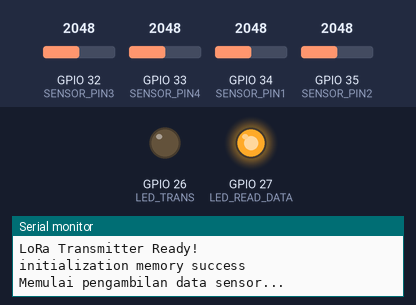
This program was run on a simulated ESP32. Parts: output pins drawn as LEDs (lit = HIGH), the last lines printed to the serial monitor. The test bench sets the inputs (shaded band); at power-on: GPIO 32 (SENSOR_PIN3) = 2048, GPIO 33 (SENSOR_PIN4) = 2048, GPIO 34 (SENSOR_PIN1) = 2048, GPIO 35 (SENSOR_PIN2) = 2048. Storage starts empty; no radio packets arrive unless stated.

Above: at 1.0 s.
At 60.18 s:
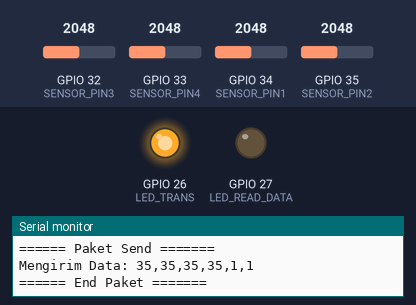
At 77.7 s:
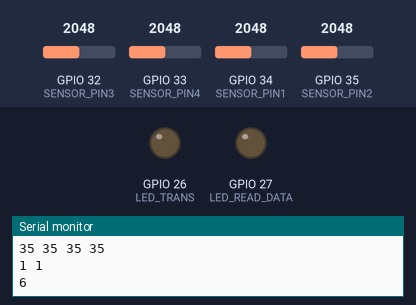
Timing chart, 0 to 78.3 s (numbered marks = the images above):
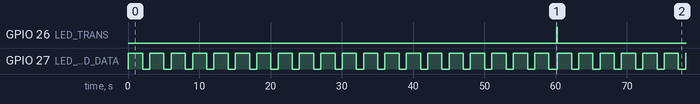

The program:

main.cpp
```cpp
#include "config.h"

// variabel millis
const int timeSound = 2000;
const int sampleTimesound = 60000;
unsigned int sample1, sample2, sample3, sample4;

// sd card
File dataFile;

// set SPI
SPIClass sdSPI(VSPI);
SPIClass loraSPI(HSPI);

// lora
const long BAND = 433E6;     // frekuensi operasi LoRa
const int TX_POWER = 17;     // daya output LoRa
const long BAUD_RATE = 9600; // kecepatan data LoRa
const int BW = 125E3;        // bandwidth LoRa

void database(int dbmax1, int dbmax2, int dbmax3, int dbmax4, int status, int arah);

void setup()
{
    // NodeMCU Utility
    Serial.begin(9600);

    WiFi.disconnect(true);       // Mematikan WiFi
    esp_bt_controller_disable(); // Mematikan Bluetooth

    pinMode(LED_TRANS, OUTPUT);
    pinMode(LED_READ_DATA, OUTPUT);

    // Lora
    while (!Serial)
        ;
    Serial.println("LoRa Sender");
    LoRa.setPins(SS, RST, DIO0);
    loraSPI.begin(LSCK, LMISO, LMOSI, SS);
    LoRa.setSPI(loraSPI);
    while (!LoRa.begin(BAND))
    {
        Serial.println(".");
        delay(500);
    }
    LoRa.setTxPower(TX_POWER);
    LoRa.setSpreadingFactor(12);
    LoRa.setSignalBandwidth(BW);
    LoRa.setCodingRate4(5);
    LoRa.enableCrc();
    Serial.println("LoRa Transmitter Ready!");

    // sd card
    sdSPI.begin(SCK, MISO, MOSI, CHIP);
    if (!SD.begin(CHIP, sdSPI))
    {
        Serial.println("initialization memory failed. Things to check:");
        while (1)
            ;
    }
    else
    {
        Serial.println("initialization memory success");
    }

    dataFile = SD.open("/data.json", FILE_WRITE);
    if (!dataFile)
    {
        Serial.println("Gagal membuka file data.json");
        return;
    }

    Serial.println("Memulai pengambilan data sensor...");
}

void loop()
{
    unsigned long startMillis = millis(); // Start of sample window

    unsigned int freq = 0;
    unsigned long db1, db2, db3, db4, status, i, sum1, sum2, sum3, sum4, arah;

    i = sum1 = sum2 = sum3 = sum4 = arah = 0;

    while (millis() - startMillis < sampleTimesound)
    {
        unsigned long startMillis2 = millis(); // Start of sample window

        unsigned int signalMax1 = 0;    // minimum value
        unsigned int signalMin1 = 4095; // maximum value
        unsigned int signalMax2 = 0;    // minimum value
        unsigned int signalMin2 = 4095; // maximum value
        unsigned int signalMax3 = 0;    // minimum value
        unsigned int signalMin3 = 4095; // maximum value
        unsigned int signalMax4 = 0;    // minimum value
        unsigned int signalMin4 = 4095; // maximum value

        // peak-to-peak level
        float peakToPeak1 = 0;
        float peakToPeak2 = 0;
        float peakToPeak3 = 0;
        float peakToPeak4 = 0;

        // collect data for 50 mS
        while (millis() - startMillis2 < timeSound)
        {
            digitalWrite(LED_READ_DATA, HIGH);
            sample1 = analogRead(SENSOR_PIN1); // get reading from microphone
            if (sample1 < 4095)                // toss out spurious readings
            {
                if (sample1 > signalMax1)
                {
                    signalMax1 = sample1; // save just the max levels
                }
                else if (sample1 < signalMin1)
                {
                    signalMin1 = sample1; // save just the min levels
                }
            }
            sample2 = analogRead(SENSOR_PIN2); // get reading from microphone
            if (sample2 < 4095)                // toss out spurious readings
            {
                if (sample2 > signalMax2)
                {
                    signalMax2 = sample2; // save just the max levels
                }
                else if (sample2 < signalMin2)
                {
                    signalMin2 = sample2; // save just the min levels
                }
            }
            sample3 = analogRead(SENSOR_PIN3); // get reading from microphone
            if (sample3 < 4095)                // toss out spurious readings
            {
                if (sample3 > signalMax3)
                {
                    signalMax3 = sample3; // save just the max levels
                }
                else if (sample3 < signalMin3)
                {
                    signalMin3 = sample3; // save just the min levels
                }
            }
            sample4 = analogRead(SENSOR_PIN4); // get reading from microphone
            if (sample4 < 4095)                // toss out spurious readings
            {
                if (sample4 > signalMax4)
                {
                    signalMax4 = sample4; // save just the max levels
                }
                else if (sample4 < signalMin4)
                {
                    signalMin4 = sample4; // save just the min levels
                }
            }
        }

        int mindb = 35;
        int maxdb = 110;

        peakToPeak1 = signalMax1 - signalMin1;         // max - min = peak-peak amplitude
        db1 = map(peakToPeak1, 0, 4095, mindb, maxdb); // calibrate for deciBels

        peakToPeak2 = signalMax2 - signalMin2;         // max - min = peak-peak amplitude
        db2 = map(peakToPeak2, 0, 4095, mindb, maxdb); // calibrate for deciBels

        peakToPeak3 = signalMax3 - signalMin3;         // max - min = peak-peak amplitude
        db3 = map(peakToPeak3, 0, 4095, mindb, maxdb); // calibrate for deciBels

        peakToPeak4 = signalMax4 - signalMin4;         // max - min = peak-peak amplitude
        db4 = map(peakToPeak4, 0, 4095, mindb, maxdb); // calibrate for deciBels

        // filter suara yang melebihi 90db
        if (db1 > 70 or db2 > 70 or db3 > 70 or db4 > 70)
        {
            freq++;
        }

        // jika freq 70db lebih dari 10 kali dali satu menit
        if (freq > 15)
        {
            status = 2;
            // menentukan arah penebang liar dengan melihat nilai sensor tertinggi
            if (sum1 > sum2 && sum1 > sum3 && sum1 > sum4)
            {
                arah = 2;
            }
            else if (sum2 > sum1 && sum2 > sum3 && sum2 > sum4)
            {
                arah = 3;
            }
            else if (sum3 > sum1 && sum3 > sum2 && sum3 > sum4)
            {
                arah = 4;
            }
            else if (sum4 > sum1 && sum4 > sum2 && sum4 > sum3)
            {
                arah = 5;
            }
        }
        else
        {
            status = 1;
            arah = 1;
        }

        // kalkulasi nilai kebisingan selama satu menit
        sum1 += db1;
        sum2 += db2;
        sum3 += db3;
        sum4 += db4;

        // menampilkan ke serial monitor
        i++;
        Serial.print(db1);
        Serial.print(" ");
        Serial.print(db2);
        Serial.print(" ");
        Serial.print(db3);
        Serial.print(" ");
        Serial.println(db4);
        Serial.print(status);
        Serial.print(" ");
        Serial.println(arah);
        Serial.println(i);

        digitalWrite(LED_READ_DATA, LOW);
        delay(1000);
    }

    // Nilai rata-rata tingkat kebisingan
    sum1 /= 20;
    sum2 /= 20;
    sum3 /= 20;
    sum4 /= 20;

    // save sd card
    database(sum1, sum2, sum3, sum4, status, arah);

    // Lora data
    String LoRaData = String(sum1);
    LoRaData += "," + String(sum2);
    LoRaData += "," + String(sum3);
    LoRaData += "," + String(sum4);
    LoRaData += "," + String(status);
    LoRaData += "," + String(arah);

    // send packet1
    LoRa.beginPacket();
    LoRa.print(LoRaData);
    LoRa.endPacket();

    Serial.println("====== Paket Send =======");
    Serial.print("Mengirim Data: " + LoRaData);
    Serial.println("\n====== End Paket =======");

    digitalWrite(LED_TRANS, HIGH);
    delay(100);
    digitalWrite(LED_TRANS, LOW);
}

void database(int dbmax1, int dbmax2, int dbmax3, int dbmax4, int status, int arah)
{
    // create object JSON document
    StaticJsonDocument<200> doc;

    // add data to the document
    doc["id"] = millis();
    doc["data_dbmax1"] = dbmax1;
    doc["data_dbmax2"] = dbmax2;
    doc["data_dbmax3"] = dbmax3;
    doc["data_dbmax4"] = dbmax4;
    doc["data_status"] = status;
    doc["data_arah"] = arah;

    // serialize the JSON document to a string
    String jsonStr;
    serializeJson(doc, jsonStr);

    // write the string to the file and flush the file
    dataFile.println(jsonStr);
    dataFile.flush();

    Serial.println("Data written to file.");
}

void stopLogging()
{
    // close the file after logging is finished
    dataFile.close();
    Serial.println("Logging data selesai.");
}
```

Max4466.cpp
```cpp
#include "Max4466.h"

Max4466::Max4466(byte pin)
{
    this->pin = pin;
}
void Max4466::read()
{
    analogRead(pin);
}
```

Max4466.h
```cpp
#ifndef MAX4466_H
#define MAX4466_H

#include <Arduino.h>

class Max4466
{

private:
    byte pin;

public:
    Max4466(byte pin);
    void read();
};

#endif
```

config.h
```cpp
#ifndef INTAI_TRANS_CONFIG_H
#define INTAI_TRANS_CONFIG_H

#include <Arduino.h>
#include <SPI.h>
#include <LoRa.h>
#include <SD.h>
#include <ArduinoJson.h>

#include "WiFi.h"
#include "esp_bt.h"

// lora
#define SS 5
#define RST 14
#define DIO0 2
#define LMOSI 23
#define LMISO 19
#define LSCK 18

// Deklarasi pin max4466
#define SENSOR_PIN1 34
#define SENSOR_PIN2 35
#define SENSOR_PIN3 32
#define SENSOR_PIN4 33

// deklarasi Led
#define LED_TRANS 26
#define LED_READ_DATA 27

// Deklarasi pin SD_card
#define CHIP 25
#define SCK 15
#define MISO 13
#define MOSI 12

#endif
```

Measured:
- by itself, GPIO 26 (LED_TRANS): alternates HIGH for 0.10 s and LOW for 60.1 s
- by itself, GPIO 27 (LED_READ_DATA): alternates HIGH for 2.0 s and LOW for 1.0 s
- by itself, everything shown: repeats every 60.2 s, in 41 steps
